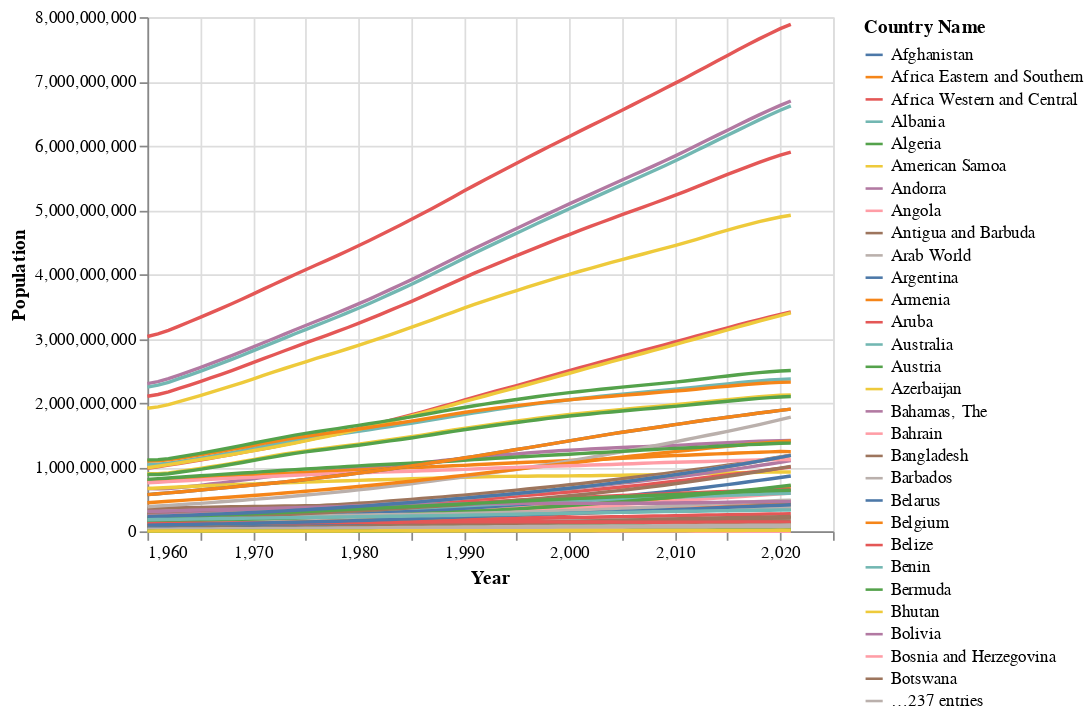

Here is the notebook cell this chart was saved with:
### Markdown cell above
Draw the chart

### Code cell
chart = alt.Chart(df).mark_line().encode(
    x = 'Year:Q',
    y = 'Population:Q',
    color = 'Country Name:N'
)
chart

### Figure 1 — Vega-Lite specification as saved in the notebook (floating-point values rounded to 4 significant figures; data arrays with more than 128 entries replaced by an {"elided": "..."} marker saying what was removed)
{"config": {"view": {"continuousWidth": 400, "continuousHeight": 300}}, "data": {"name": "data-f76ea6373cd6b747f1e69db32b23312d"}, "mark": "line", "encoding": {"color": {"field": "Country Name", "type": "nominal"}, "x": {"field": "Year", "type": "quantitative"}, "y": {"field": "Population", "type": "quantitative"}}, "$schema": "https://vega.github.io/schema/vega-lite/v4.17.0.json", "datasets": {"data-f76ea6373cd6b747f1e69db32b23312d": {"elided": "16492 records"}}}
